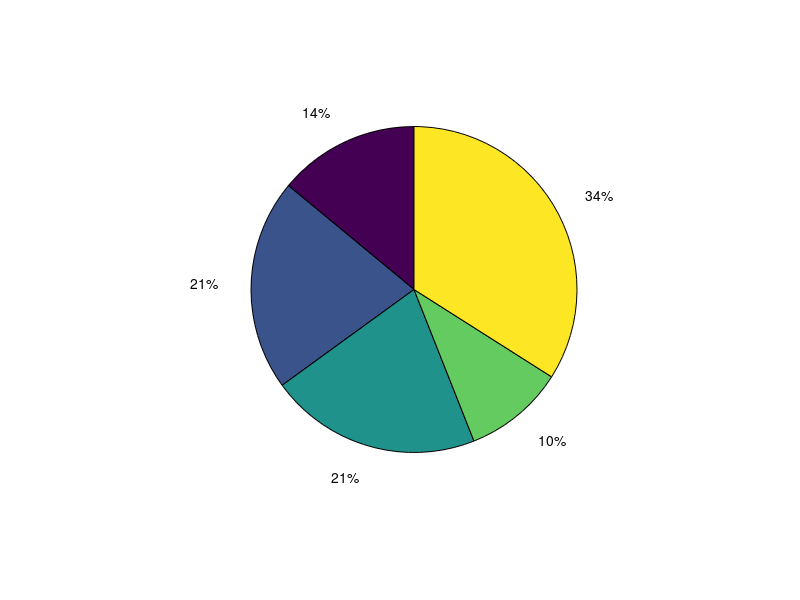

Recreate this plot in MATLAB. (Note: this script raises an error after producing the figure.)
x = [0.14 0.21 0.21 0.10 0.34];


h = pie(x);

hText = findobj(h,'Type','text'); % text object handles
percentValues = get(hText,'String'); % percent values
txt = {'Same Chirality excluding U: ';'D(A)<->U(V): ';'U(A)<->D(V):';'Opposite Chirality:'; 'U<->U:'}; % strings
combinedtxt = strcat(txt,percentValues); % strings and percent values

oldExtents_cell = get(hText,'Extent'); % cell array

hText(1).String = combinedtxt(1);
hText(2).String = combinedtxt(2);
hText(3).String = combinedtxt(3);
hText(4).String = combinedtxt(4);
hText(5).String = combinedtxt(5);

oldExtents = cell2mat(oldExtents_cell); % numeric array

newExtents_cell = get(hText,'Extent'); % cell array

newExtents = cell2mat(newExtents_cell); % numeric array 
width_change = newExtents(:,3)-oldExtents(:,3);

signValues = sign(oldExtents(:,1));
offset = signValues.*(width_change/2);

textPositions_cell = get(hText,{'Position'}); % cell array
textPositions = cell2mat(textPositions_cell); % numeric array
textPositions(:,1) = textPositions(:,1) + offset; % add offset 

hText(1).Position = textPositions(1,:);
hText(2).Position = textPositions(2,:);
hText(3).Position = textPositions(3,:);
hText(4).Position = textPositions(4,:);
hText(5).Position = textPositions(5,:);
